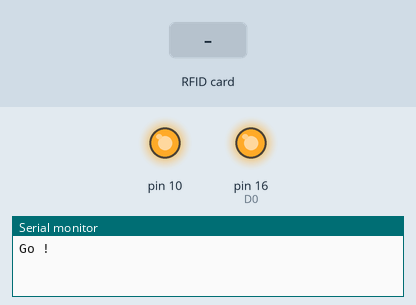
A sketch run on a simulated Arduino Uno, built with avr-gcc and run on an emulated ATmega328P. On the bench: output pins drawn as LEDs (lit = HIGH), the last lines printed to the serial monitor. The inputs (shaded band) are chosen by the test bench. Pins used as bus, display or sensor lines are not drawn.

Above: at 1.2 s.
1.3 s: RFID card 5E 7A 19 C4 held to the reader
At 4.4 s:
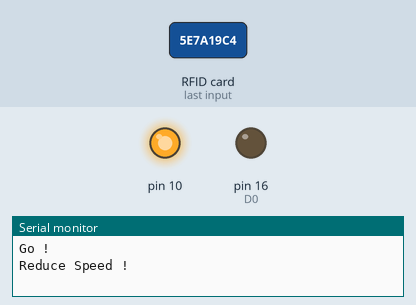
Timing chart, 0 to 29.1 s (numbered marks = the images above; inputs shaded):
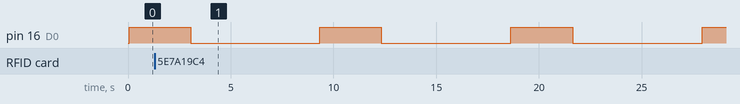

Measured:
- by itself, pin 16 (D0): alternates HIGH for 3.0 s and LOW for 6.3 s

The sketch:

Sample_Project.ino
```cpp
#define SS_PIN 4                 // D2
#define RST_PIN 5                // D1
#include <SPI.h>
#include <MFRC522.h>
MFRC522 mfrc522(SS_PIN, RST_PIN);

void setup()
{
  SPI.begin();
  mfrc522.PCD_Init();            // Initiate MFRC522
  Serial.begin(9600);

    pinMode(16, OUTPUT);         // D0
    pinMode(0, OUTPUT);          // D3
    pinMode(2, OUTPUT);          // D4

    digitalWrite(16,LOW);
    digitalWrite(0,LOW);
    digitalWrite(2,LOW);
}


void loop()
{

    Serial.println("Go !");
    digitalWrite(16,HIGH);
    delay(3000);
    digitalWrite(16,LOW);


    Serial.println("Reduce Speed !");
    digitalWrite(0,HIGH);
    delay(3000);
    digitalWrite(0,LOW);


    SPI.begin();
    Serial.println("Stop !");
    digitalWrite(2, HIGH);
    int z=0;
    while(z<12)
    {
      an();
      delay(250);
      z++;
    }
    SPI.end();
    digitalWrite(2, LOW);

}

void an()
 {

  // Look for new cards
  if ( ! mfrc522.PICC_IsNewCardPresent())
  {
    return;
  }

  // Select one of the cards
  if ( ! mfrc522.PICC_ReadCardSerial())
  {
  return;
  }

  //Show UID on serial monitor
  Serial.print("Vehicle No :");
  String content= "";
  byte letter;
  for (byte i = 0; i < mfrc522.uid.size; i++)
  {
     Serial.print(mfrc522.uid.uidByte[i] < 0x10 ? " 0" : " ");
     Serial.print(mfrc522.uid.uidByte[i], HEX);
     content.concat(String(mfrc522.uid.uidByte[i] < 0x10 ? " 0" : " "));
     content.concat(String(mfrc522.uid.uidByte[i], HEX));
  }
  Serial.println();

}
```
